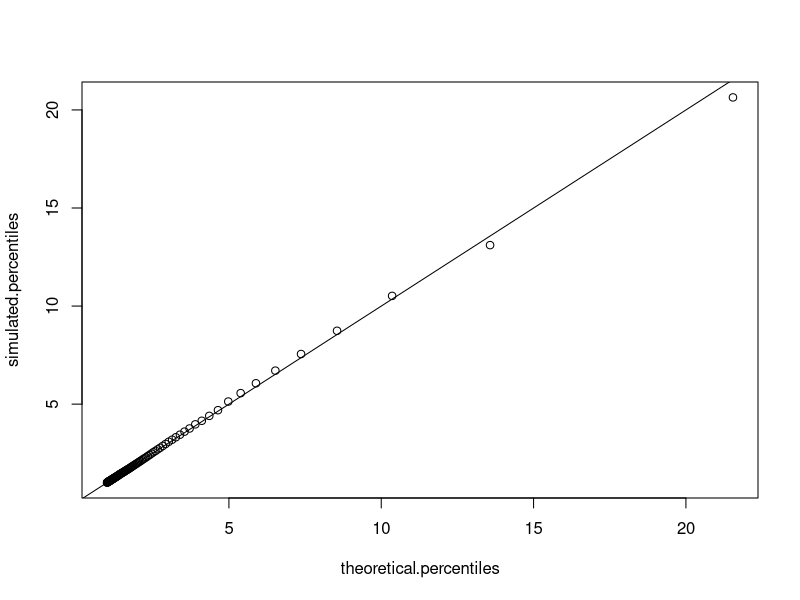

Write the R code that produced this figure. (Note: this script raises an error after producing the figure.)
## ---- chunk 1
qpareto = function(p=0.5, exponent, threshold, lower.tail = TRUE) {
    stopifnot(p >= 0, p <= 1, exponent > 1, threshold > 0)
    if (lower.tail == FALSE) {
        p = 1 - p
    }
    q = threshold * ((1 - p)^(-1.0/(exponent - 1)))
    return(q)
}
## ---- chunk 2
rpareto = function(n, exponent = 2.5, threshold = 1) {
    x = qpareto(p = runif(n), exponent, threshold)
    return(x)
}
## ---- chunk 3
theoretical.percentiles = qpareto(p = seq(0.0, 0.99, 0.01), exponent = 2.5, threshold = 1)
## ---- chunk 4
paretoSim = function(n, exponent, threshold, theoretical.percentiles, ...) {
    r = rpareto(n, exponent, threshold)
    simulated.percentiles = quantile(r, (0:99)/100)
    points(theoretical.percentiles, simulated.percentiles, ...)
}
## ---- chunk 5
r = rpareto(1e4)
simulated.percentiles = quantile(r, (0:99)/100)
plot(theoretical.percentiles, simulated.percentiles)
abline(0, 1)
for (i in 1:10) {
    paretoSim()
}
## ---- chunk 6
checkPareto = function(n = 1e4, exponent = 2.5, threshold = 1, B = 10){
    theoretical.percentiles = qpareto(p = seq(0.0, 0.99, 0.01), exponent, threshold)
    plot(0, type="n", xlim=c(0, max(theoretical.percentiles)), 
         ylim = c(0, 1.1*max(theoretical.percentiles)),
         main = paste("Exponent = ", exponent, ", threshold = ", threshold))
    abline(0, 1)
    for (i in 1:B){
        paretoSim(n, exponent, threshold, theoretical.percentiles, pch=i, type="b", lty = i)
    }
}
## ---- chunk 7
checkPareto()
## ---- chunk 8
huber = function(x) {
    return(ifelse(abs(x) <= 1, x^2, 2*abs(x) - 1))
}
## ---- chunk 9
curve(x^2, col="grey", from = -5, to=5, ylab = "")
curve(huber, add = TRUE)
## ---- chunk 10
x = replicate(10, rpareto(100, 2.5, 1))
apply(x, 2, quantile, probs = 0.9)
## ---- chunk 11
gaussMLE = function(x) {
    n = length(x)
    mean.est = mean(x)
    var.est = var(x) * (n - 1)/n
    return(list(mean = mean.est, sd = sqrt(var.est)))
}
## ---- chunk 12
seMedian = function(B, simulator, ...) {
    medians = replicate(B, simulator)
    se.in.median = sd(medians)
    return(se.in.median)
}
## ---- chunk 13
sim.1 = function() {
    return(rnorm(100, 3, 2))
}
